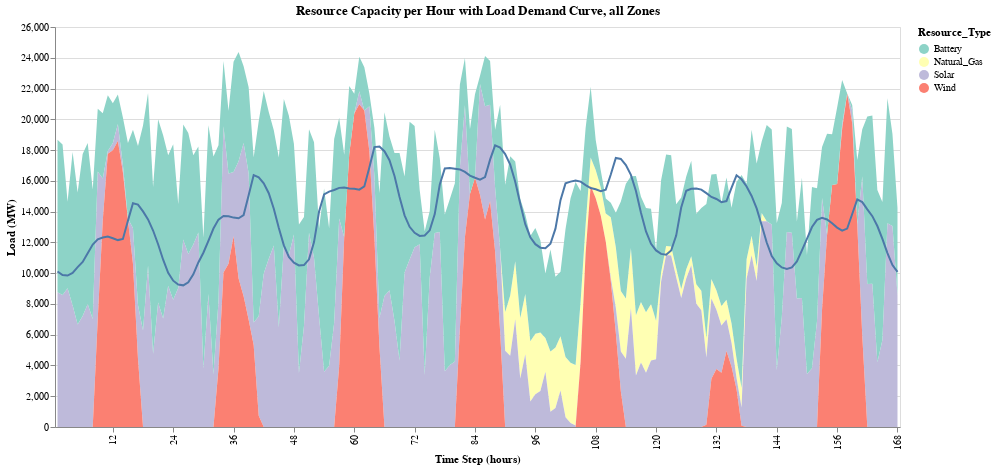

Write notebook code for a chart like this one.
### Code cell
power_plot  |>
@vlplot()+
@vlplot(mark={:area},
    x={:Hour,title="Time Step (hours)",labels="Resource_Type:n",axis={values=0:12:168}}, y={:MW,title="Load (MW)",type="quantitative"},
    color={"Resource_Type:n",scale={scheme="set3"}},width=845,height=400)+
@vlplot(mark=:line,x=:Hour,y=:Demand_Total,labels="Demand_Type:n",title="Resource Capacity per Hour with Load Demand Curve, all Zones")

### Figure 1 — Vega specification as saved in the notebook (floating-point values rounded to 4 significant figures; data arrays with more than 128 entries replaced by an {"elided": "..."} marker saying what was removed)
{"$schema": "https://vega.github.io/schema/vega/v5.json", "axes": [{"aria": false, "domain": false, "grid": true, "gridScale": "x", "labels": false, "maxExtent": 0, "minExtent": 0, "orient": "left", "scale": "y", "tickCount": {"signal": "ceil(height/40)"}, "ticks": false, "zindex": 0}, {"grid": false, "labelAlign": "right", "labelAngle": 270, "labelBaseline": "middle", "orient": "bottom", "scale": "x", "title": "Time Step (hours)", "values": [0, 12, 24, 36, 48, 60, 72, 84, 96, 108, 120, 132, 144, 156, 168], "zindex": 0}, {"grid": false, "labelOverlap": true, "orient": "left", "scale": "y", "tickCount": {"signal": "ceil(height/40)"}, "title": "Load (MW)", "zindex": 0}], "background": "white", "data": [{"name": "source_0", "values": {"elided": "672 records"}}, {"name": "data_0", "source": "source_0", "transform": [{"field": "MW", "groupby": ["Resource_Type"], "key": "Hour", "method": "value", "type": "impute", "value": 0}, {"as": ["MW_start", "MW_end"], "field": "MW", "groupby": ["Hour"], "offset": "zero", "sort": {"field": ["Resource_Type"], "order": ["descending"]}, "type": "stack"}]}], "height": 400, "legends": [{"fill": "color", "symbolType": "circle", "title": "Resource_Type"}], "marks": [{"encode": {"update": {"height": {"field": {"group": "height"}}, "width": {"field": {"group": "width"}}}}, "from": {"facet": {"data": "data_0", "groupby": ["Resource_Type"], "name": "faceted_path_layer_0_main"}}, "marks": [{"encode": {"update": {"defined": {"signal": "isValid(datum[\"MW\"]) && isFinite(+datum[\"MW\"])"}, "description": {"signal": "\"Time Step (hours): \" + (isValid(datum[\"Hour\"]) ? datum[\"Hour\"] : \"\"+datum[\"Hour\"]) + \"; Load (MW): \" + (format(datum[\"MW\"], \"\")) + \"; Resource_Type: \" + (isValid(datum[\"Resource_Type\"]) ? datum[\"Resource_Type\"] : \"\"+datum[\"Resource_Type\"])"}, "fill": {"field": "Resource_Type", "scale": "color"}, "orient": {"value": "vertical"}, "x": {"field": "Hour", "scale": "x"}, "y": {"field": "MW_end", "scale": "y"}, "y2": {"field": "MW_start", "scale": "y"}}}, "from": {"data": "faceted_path_layer_0_main"}, "name": "layer_0_marks", "sort": {"field": "datum[\"Hour\"]"}, "style": ["area"], "type": "area"}], "name": "layer_0_pathgroup", "type": "group"}, {"encode": {"update": {"defined": {"signal": "isValid(datum[\"Demand_Total\"]) && isFinite(+datum[\"Demand_Total\"])"}, "description": {"signal": "\"Hour: \" + (isValid(datum[\"Hour\"]) ? datum[\"Hour\"] : \"\"+datum[\"Hour\"]) + \"; Demand_Total: \" + (format(datum[\"Demand_Total\"], \"\"))"}, "stroke": {"value": "#4c78a8"}, "x": {"field": "Hour", "scale": "x"}, "y": {"field": "Demand_Total", "scale": "y"}}}, "from": {"data": "source_0"}, "name": "layer_1_marks", "sort": {"field": "datum[\"Hour\"]"}, "style": ["line"], "type": "line"}], "padding": 5, "scales": [{"domain": {"fields": [{"data": "data_0", "field": "Hour"}, {"data": "source_0", "field": "Hour"}], "sort": true}, "name": "x", "padding": 0.5, "range": [0, {"signal": "width"}], "type": "point"}, {"domain": {"fields": [{"data": "data_0", "field": "MW_start"}, {"data": "data_0", "field": "MW_end"}, {"data": "source_0", "field": "Demand_Total"}]}, "name": "y", "nice": true, "range": [{"signal": "height"}, 0], "type": "linear", "zero": true}, {"domain": {"data": "data_0", "field": "Resource_Type", "sort": true}, "name": "color", "range": {"scheme": "set3"}, "type": "ordinal"}], "style": "cell", "title": {"frame": "group", "text": "Resource Capacity per Hour with Load Demand Curve, all Zones"}, "width": 845}
